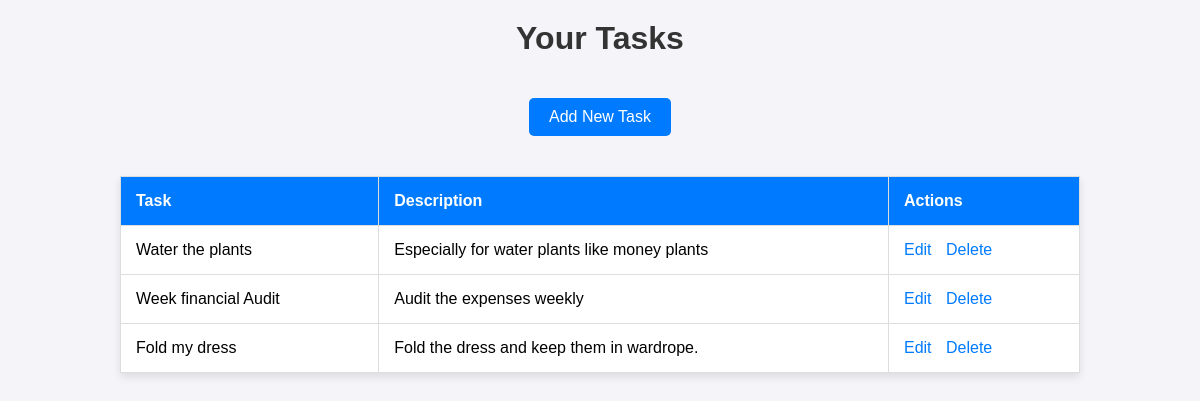
Before: / with the older database file.
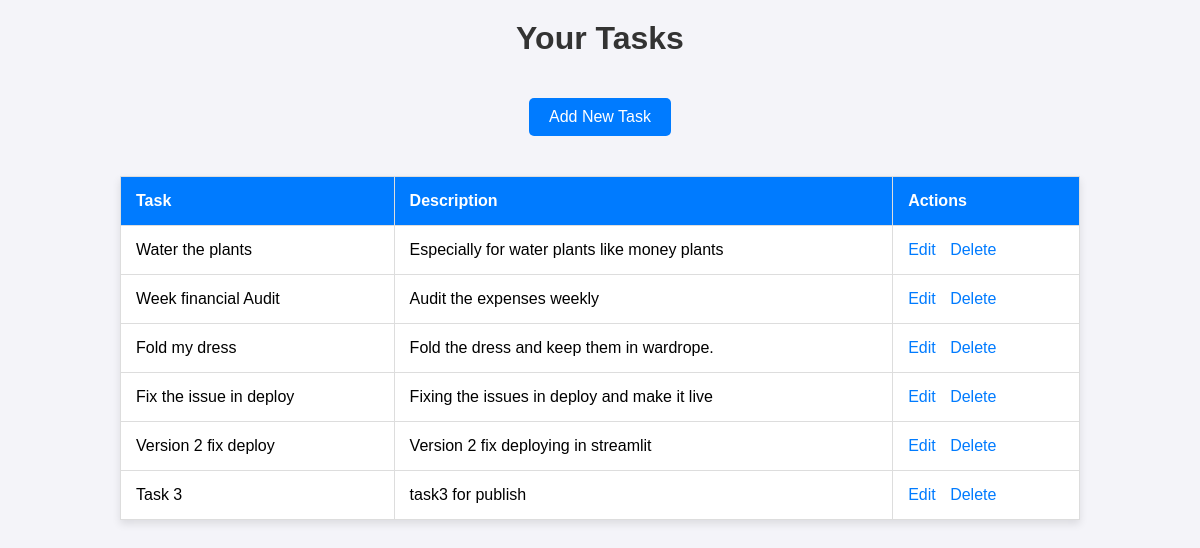
After: the same page with the newer database file.
### tables this page shows
CREATE TABLE tasks (
            id INTEGER PRIMARY KEY AUTOINCREMENT,
            task_name TEXT NOT NULL,
            description TEXT,
            created_at TIMESTAMP DEFAULT CURRENT_TIMESTAMP,
            updated_at TIMESTAMP DEFAULT CURRENT_TIMESTAMP,
            status TEXT DEFAULT 'incomplete'
        );

### app.py (the view)
@app.route('/')
def index():
    try:
        with get_db_connection() as conn:
            c = conn.cursor()
            c.execute('SELECT * FROM tasks')
            tasks = c.fetchall()
        return render_template('index.html', tasks=tasks)
    except Exception as e:
        flash(f"Error fetching tasks: {e}", "error")
        return render_template('index.html', tasks=[])

### app.py (called while the page is built)
def get_db_connection():
    return sqlite3.connect('tasks.db')

### templates/index.html (shortened to what this page needs)
<!DOCTYPE html>
<html lang="en">
<head>
    <link rel="stylesheet" href="{{ url_for('static', filename='css/style.css') }}">
</head>
<body>
    <h1>Your Tasks</h1>
    <a href="{{ url_for('add_task') }}" class="add-task">Add New Task</a>
    <table>
        <tr>
            <th>Task</th>
            <th>Description</th>
            <th>Actions</th>
        </tr>
        {% for task in tasks %}
            <tr>
                <td>{{ task[1] }}</td>
                <td>{{ task[2] }}</td>
                <td class="actions">
                    <a href="{{ url_for('update_task', id=task[0]) }}">Edit</a>
                    <a href="{{ url_for('delete_task', id=task[0]) }}">Delete</a>
                </td>
            </tr>
        {% endfor %}
    </table>
</body>
</html>

### static/css/style.css (style rules this page uses)
body { font-family: Arial, sans-serif; padding: 20px; }
h1 { color: #333; }
a { color: blue; text-decoration: none; }
table { width: 100%; border-collapse: collapse; margin-top: 20px; }
th, td { border: 1px solid #ddd; padding: 8px; text-align: left; }

### templates/index.html (style rules this page uses)
body { font-family: Arial, sans-serif; background-color: #f4f4f9; margin: 0; padding: 0; display: flex; flex-direction: column; align-items: center; }
h1 { color: #333; margin-top: 20px; }
a { text-decoration: none; color: #007BFF; }
.add-task { margin: 20px 0; padding: 10px 20px; background-color: #007BFF; color: white; border: none; border-radius: 5px; cursor: pointer; }
table { width: 80%; border-collapse: collapse; margin: 20px 0; background-color: white; box-shadow: 0 4px 8px rgba(0, 0, 0, 0.1); }
th, td { padding: 15px; text-align: left; border-bottom: 1px solid #ddd; }
th { background-color: #007BFF; color: white; }
.actions a { margin-right: 10px; color: #007BFF; }

Changed rows visible on the page:
added tasks: task_name "Fix the issue in deploy", description "Fixing the issues in deploy and make it live"
added tasks: task_name "Version 2 fix deploy", description "Version 2 fix deploying in streamlit"
added tasks: task_name "Task 3", description "task3 for publish"
